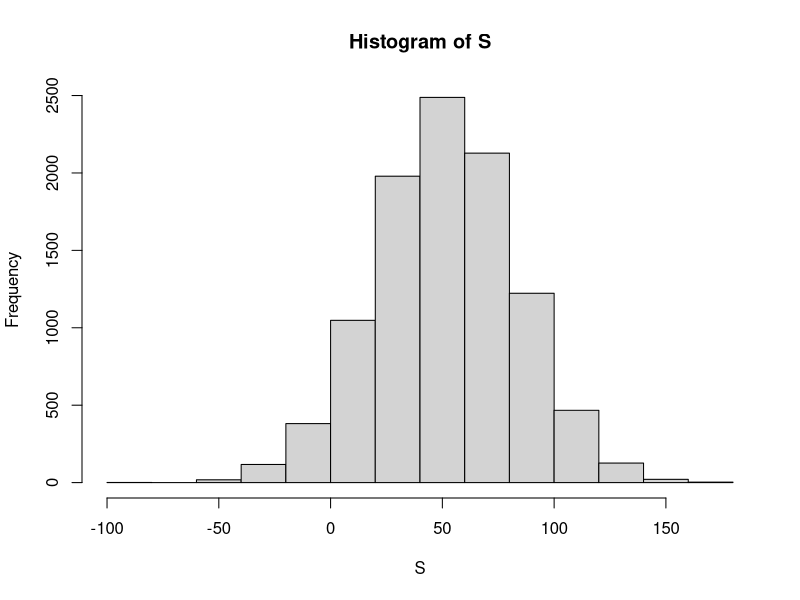

Here is the R script that generated this plot: (Note: this script raises an error after producing the figure.)
### Section 3: Random Variables, Sampling Models, and the Central Limit Theorem

beads <- rep( c("red", "blue"), times = c(2,3))
X <- ifelse(sample(beads,1) == "blue", 1, 0)
X


## Roulette
color <- rep(c("Black", "Red", "Green"), c(18,18,2))

# 1000 Independant Draws
n <- 1000
X <- sample(ifelse(color =="Red", -1, 1), replace = TRUE)
X[1:10]

## Sampling Model
X <- sample(c(-1, 1), n, replace = TRUE, prob = c(9/19, 10/19))
S <- sum(X)
X
S

# Experiment
n <- 1000
B <- 10000
S <- replicate(B, {
  X <- sample(c(-1, 1), n, replace = TRUE, prob = c(9/19, 10/19))
  sum(X)
})
mean(S<0)
hist(S)


## Distributions versus Probability Distributions

## Averages and Proportions

## The Big Short: Interest Rates Explained
n <- 1000
loss_per_foreclosure <- -200000
p <- 0.02
defaults <- sample( c(0,1), n , prob=c(1-p,p), replace = TRUE)
sum(defaults * loss_per_foreclosure)

## The Big Short
# Monte Carlo
B <- 10000
losses <- replicate(B, {
  defaults <- sample( c(0,1), n, prob = c(1-p,p), replace = TRUE)
  sum(defaults * loss_per_foreclosure)
})
losses

E <- n*(p*loss_per_foreclosure + (1-p)*0)
E

SE <- sqrt(n)*abs(loss_per_foreclosure)*sqrt(p*(1-p))
SE

-loss_per_foreclosure*p/(1-p)

l <- loss_per_foreclosure
z <- qnorm(0.01)
x <- -l *(n*p - z*sqrt(n*p*(1-p)))/(n*(1-p) + z*sqrt(n*p*(1-p)))
x

## Example - More loans
p <- 0.04
r <- 0.05
x <- r * 180000
loss_per_foreclosure*p + x * (1-p)

# Larger number of loans
z <- qnorm(0.01)
n <- ceiling((z^2*(x-l)^2*p*(1-p))/(l*p + x*(1-p))^2)
n

# Non-independant draws
p <- 0.04
x <- 0.05*180000
profit <- replicate(B, {
  new_p <- 0.04 + sample(seq(-0.01,0.01,length = 100), 1)
  draws <- sample( c(x, loss_per_foreclosure), n,
                   prob=c(1-new_p, new_p), replace = TRUE)
})
mean(profit)
mean(profit>0)
